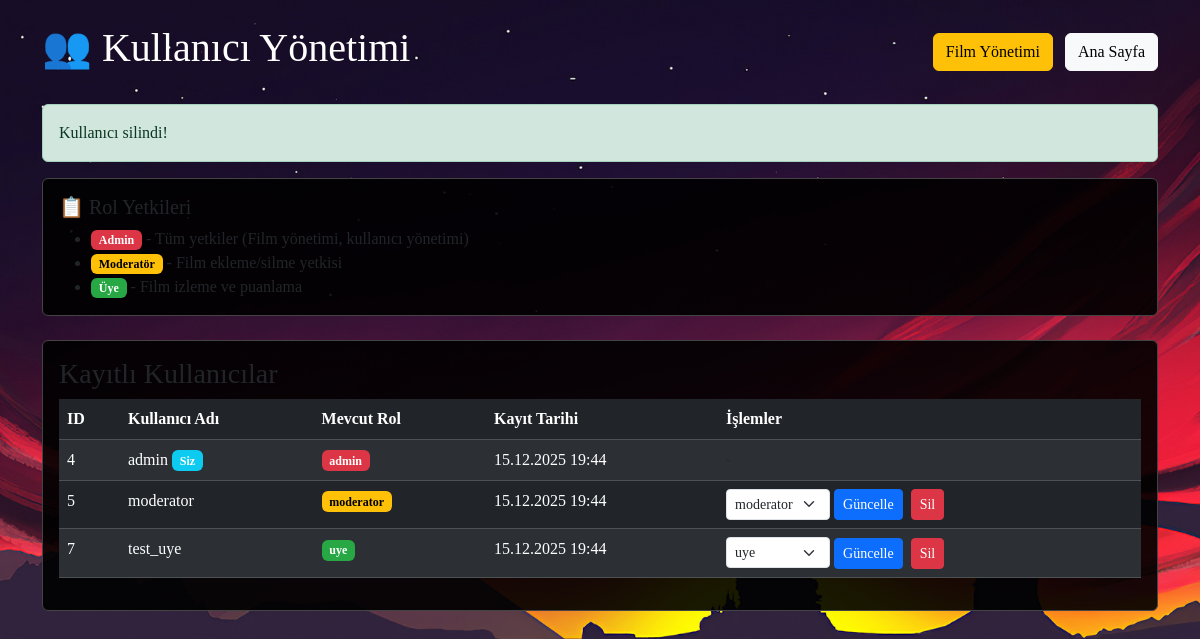
The app's page /kullanici_yonetimi.php?sil=5 (signed in) with its own data.
### tables this page shows
CREATE TABLE IF NOT EXISTS `users` (
  `id` int NOT NULL AUTO_INCREMENT,
  `username` varchar(100) NOT NULL,
  `password` varchar(255) NOT NULL,
  `rol_id` int DEFAULT '3',
  `created_at` timestamp NULL DEFAULT CURRENT_TIMESTAMP,
  PRIMARY KEY (`id`),
  UNIQUE KEY `username` (`username`),
  KEY `rol_id` (`rol_id`)
);

CREATE TABLE IF NOT EXISTS `roller` (
  `id` int NOT NULL AUTO_INCREMENT,
  `rol_adi` varchar(50) NOT NULL,
  `aciklama` text,
  PRIMARY KEY (`id`),
  UNIQUE KEY `rol_adi` (`rol_adi`)
);

### kullanici_yonetimi.php (the view, shortened to what this page needs)
<?php
$host = "localhost";
$dbname = "testdb";
$user = "root";
$pass = "";
try {
    $db = new PDO("mysql:host=$host;dbname=$dbname;charset=utf8", $user, $pass);
    $db->setAttribute(PDO::ATTR_ERRMODE, PDO::ERRMODE_EXCEPTION);
} catch (PDOException $e) {
    die("Veritabanı hatası: " . $e->getMessage());
}
if (isset($_GET['sil']) && is_numeric($_GET['sil'])) {
    $user_id = intval($_GET['sil']);
    if ($user_id != $_SESSION['user_id']) {
        $success_message = "Kullanıcı silindi!";
    } else {
        $error_message = "Kendi hesabınızı silemezsiniz!";
    }
}
$users = $db->query("
    SELECT u.*, r.rol_adi, r.aciklama as rol_aciklama
    FROM users u
    LEFT JOIN roller r ON u.rol_id = r.id
    ORDER BY u.id ASC
")->fetchAll(PDO::FETCH_ASSOC);
$roller = $db->query("SELECT * FROM roller")->fetchAll(PDO::FETCH_ASSOC);
?>
<!DOCTYPE html>
<html lang="tr">
<head>
    <link href="https://cdn.jsdelivr.net/npm/bootstrap@5.3.3/dist/css/bootstrap.min.css" rel="stylesheet">
</head>
<body>
<div class="container py-4">
    <div class="d-flex justify-content-between align-items-center mb-4">
        <h1>👥 Kullanıcı Yönetimi</h1>
        <div>
            <a href="admin_filmler.php" class="btn btn-warning me-2">Film Yönetimi</a>
            <a href="dashboard.php" class="btn btn-light">Ana Sayfa</a>
        </div>
    </div>
    <?php if(isset($success_message)): ?>
        <div class="alert alert-success"><?php echo $success_message; ?></div>
    <?php endif; ?>
    <div class="card mb-4">
        <div class="card-body">
            <h5>📋 Rol Yetkileri</h5>
            <ul class="mb-0">
                <li><span class="badge badge-admin">Admin</span> - Tüm yetkiler (Film yönetimi, kullanıcı yönetimi)</li>
                <li><span class="badge badge-moderator">Moderatör</span> - Film ekleme/silme yetkisi</li>
                <li><span class="badge badge-uye">Üye</span> - Film izleme ve puanlama</li>
            </ul>
        </div>
    </div>
    <div class="card">
        <div class="card-body">
            <h3 class="card-title">Kayıtlı Kullanıcılar</h3>
            <div class="table-responsive">
                <table class="table table-dark table-striped">
                    <thead>
                    <tr>
                        <th>ID</th>
                        <th>Kullanıcı Adı</th>
                        <th>Mevcut Rol</th>
                        <th>Kayıt Tarihi</th>
                        <th>İşlemler</th>
                    </tr>
                    </thead>
                    <tbody>
                    <?php foreach($users as $u): ?>
                        <tr>
                            <td><?php echo $u['id']; ?></td>
                            <td>
                                <?php echo htmlspecialchars($u['username']); ?>
                                <?php if($u['id'] == $_SESSION['user_id']): ?>
                                    <span class="badge bg-info">Siz</span>
                                <?php endif; ?>
                            </td>
                            <td>
                                <?php
                                $badge_class = 'badge-uye';
                                if($u['rol_id'] == 1) $badge_class = 'badge-admin';
                                elseif($u['rol_id'] == 2) $badge_class = 'badge-moderator';
                                ?>
                                <span class="badge <?php echo $badge_class; ?>">
                                    <?php echo $u['rol_adi'] ?? 'Üye'; ?>
                                </span>
                            </td>
                            <td>
                                <?php
                                echo isset($u['created_at'])
                                    ? date('d.m.Y H:i', strtotime($u['created_at']))
                                    : '-';
                                ?>
                            </td>
                            <td>
                                <?php if($u['id'] != $_SESSION['user_id']): ?>
                                    <form method="POST" class="d-inline">
                                        <select name="yeni_rol" class="form-select form-select-sm d-inline-block" style="width:auto;">
                                            <?php foreach($roller as $rol): ?>
                                                <option value="<?php echo $rol['id']; ?>"
                                                    <?php echo ($u['rol_id'] == $rol['id']) ? 'selected' : ''; ?>>
                                                    <?php echo $rol['rol_adi']; ?>
                                                </option>
                                            <?php endforeach; ?>
                                        </select>
                                        <button type="submit" name="rol_guncelle" class="btn btn-primary btn-sm">Güncelle</button>
                                    </form>
                                    <a href="?sil=<?php echo $u['id']; ?>" class="btn btn-danger btn-sm ms-1"
                                       onclick="return confirm('Bu kullanıcıyı silmek istediğinizden emin misiniz?')">Sil</a>
                                <?php else: ?>
                                    <span class="text-muted">-</span>
                                <?php endif; ?>
                            </td>
                        </tr>
                    <?php endforeach; ?>
                    </tbody>
                </table>
            </div>
        </div>
    </div>
</div>
</body>
</html>

### kullanici_yonetimi.php (style rules this page uses)
body { background-image: url('img/arkaplan.jpg'); background-size: cover; background-attachment: fixed; color: white; font-family: Verdana; }
.card { background: rgba(0,0,0,0.9); border: 1px solid #444; }
.table { color: white; }
.table thead { background: rgba(255,255,255,0.1); }
.badge-admin { background: #dc3545; }
.badge-moderator { background: #ffc107; color: #000; }
.badge-uye { background: #28a745; }

### records on screen
users: id "4", username "admin", shows "Siz", rol.rol_adi "admin", created_at "15.12.2025 19:44"
users: id "5", username "moderator", rol.rol_adi "moderator", created_at "15.12.2025 19:44", yeni_rol "moderator"
users: id "7", username "test_uye", rol.rol_adi "uye", created_at "15.12.2025 19:44", yeni_rol "uye"

### other values on screen
$success_message "Kullanıcı silindi!"
